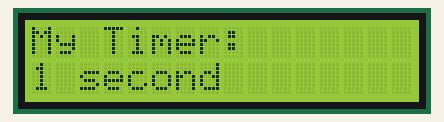
A sketch run on a simulated Arduino Uno, built with avr-gcc and run on an emulated ATmega328P. On the bench: 16×2 character LCD.

Above: at 0.1 s.
At 3.1 s:
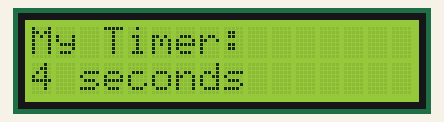
At 6.1 s:
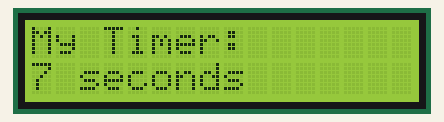
At 14.2 s:
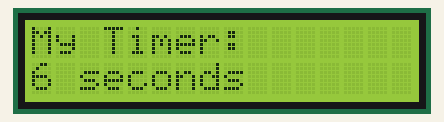
At 21.2 s:
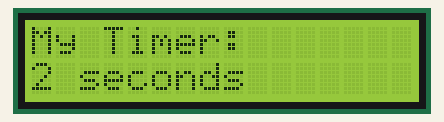
At 29.2 s:
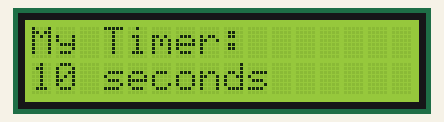

Measured:
- what the display in image 1 shows lasts 1.0 s, from 3.1 s to 4.1 s
- what the display in image 5 shows lasts 2.0 s, from 29.2 s to 31.2 s

The sketch:

sketch_jun25b.ino
```cpp
#include<LiquidCrystal.h>

LiquidCrystal mylcd(10,9,5,4,3,2);

void setup() {
  // put your setup code here, to run once:
  mylcd.begin(16,2);
  mylcd.setCursor(0,0);
  mylcd.print("My Timer: ");
  //mylcd.setCursor(0,1);
  //mylcd.print("SHUBHAM HERE");
}

void loop() {
  // put your main code here, to run repeatedly:
  //int i=1;
  for(int i=1;i<=10;i++)
  {
    mylcd.setCursor(0,1);
    mylcd.print("                ");
    mylcd.setCursor(0,1);
    mylcd.print(i);
    if(i==1)
      mylcd.print(" second");
    else
      mylcd.print(" seconds");
    delay(1000);
  }
  for(int j=10;j>=1;j--)
  {
    mylcd.setCursor(0,1);
    mylcd.print("                ");
    mylcd.setCursor(0,1);
    mylcd.print(j);
    if(j>=2)
      mylcd.print(" seconds");
    else
      mylcd.print(" second");
    delay(1000);
  }
}
```
